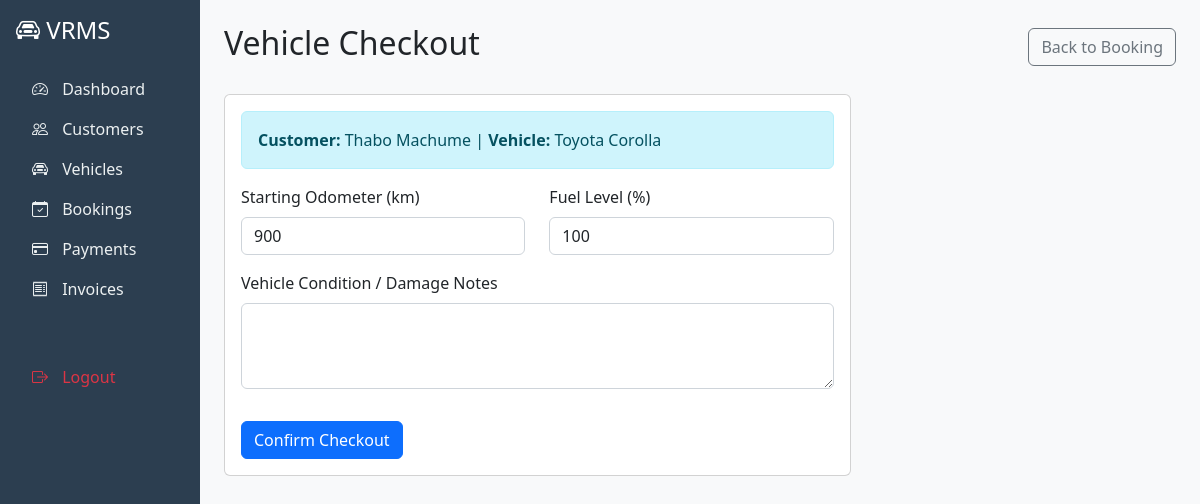
The page /checkout/1 on the database its author committed.
### app/models/customer.py (models this page shows, shortened)
class Customer(db.Model):
    __tablename__ = 'customers'
    customer_id = db.Column(db.Integer, primary_key=True)
    full_name = db.Column(db.String(100), nullable=False)
    id_number = db.Column(db.String(20), unique=True, nullable=False)
    drivers_license = db.Column(db.String(20), nullable=False)
    phone = db.Column(db.String(15), nullable=False)
    email = db.Column(db.String(100), unique=True, nullable=False)
    address = db.Column(db.String(255))
    created_at = db.Column(db.DateTime, default=datetime.utcnow)

### app/models/vehicle.py (models this page shows, shortened)
class Vehicle(db.Model):
    __tablename__ = 'vehicles'
    vehicle_id = db.Column(db.Integer, primary_key=True)
    make = db.Column(db.String(50), nullable=False)
    model = db.Column(db.String(50), nullable=False)
    year = db.Column(db.Integer, nullable=False)
    license_plate = db.Column(db.String(20), unique=True, nullable=False)
    fuel_type = db.Column(db.String(20), nullable=False)  # Petrol, Diesel, Hybrid
    seating_capacity = db.Column(db.Integer, nullable=False)
    daily_rate = db.Column(db.Float, nullable=False)
    color = db.Column(db.String(30))
    current_mileage = db.Column(db.Integer, default=0)
    status = db.Column(db.String(20), default='Available')  # Available, Booked, Rented, Maintenance

### app/routes/bookings.py (the view, shortened to what this page needs)
@bookings.route('/checkout/<int:booking_id>', methods=['GET', 'POST'])
def checkout(booking_id):
    booking = Booking.query.get_or_404(booking_id)
    if booking.status == 'Active':
        flash('This booking has already been checked out.', 'warning')
        return redirect(url_for('bookings.view_booking', booking_id=booking_id))
    return render_template('bookings/checkout.html', booking=booking)

### app/templates/bookings/checkout.html
{% extends "base.html" %}
{% block content %}
<div class="d-flex justify-content-between align-items-center mb-4">
    <h2>Vehicle Checkout</h2>
    <a href="{{ url_for('bookings.view_booking', booking_id=booking.booking_id) }}" class="btn btn-outline-secondary">Back to Booking</a>
</div>
<div class="row">
    <div class="col-md-8">
        <div class="card">
            <div class="card-body">
                <div class="alert alert-info">
                    <strong>Customer:</strong> {{ booking.customer.full_name }} |
                    <strong>Vehicle:</strong> {{ booking.vehicle.make }} {{ booking.vehicle.model }}
                </div>
                <form method="POST">
                    <div class="row">
                        <div class="col-md-6 mb-3">
                            <label for="checkout_odometer" class="form-label">Starting Odometer (km)</label>
                            <input type="number" class="form-control" id="checkout_odometer" name="checkout_odometer" value="{{ booking.vehicle.current_mileage }}" required>
                        </div>
                        <div class="col-md-6 mb-3">
                            <label for="checkout_fuel_level" class="form-label">Fuel Level (%)</label>
                            <input type="number" step="0.1" class="form-control" id="checkout_fuel_level" name="checkout_fuel_level" value="100" required>
                        </div>
                        <div class="col-md-12 mb-3">
                            <label for="checkout_condition" class="form-label">Vehicle Condition / Damage Notes</label>
                            <textarea class="form-control" id="checkout_condition" name="checkout_condition" rows="3"></textarea>
                        </div>
                    </div>
                    <button type="submit" class="btn btn-primary mt-3">Confirm Checkout</button>
                </form>
            </div>
        </div>
    </div>
</div>
{% endblock %}

### rows shown on the page
Customer: customer.full_name "Thabo Machume"
Vehicle: vehicle.make "Toyota", vehicle.model "Corolla", checkout_odometer "900"
